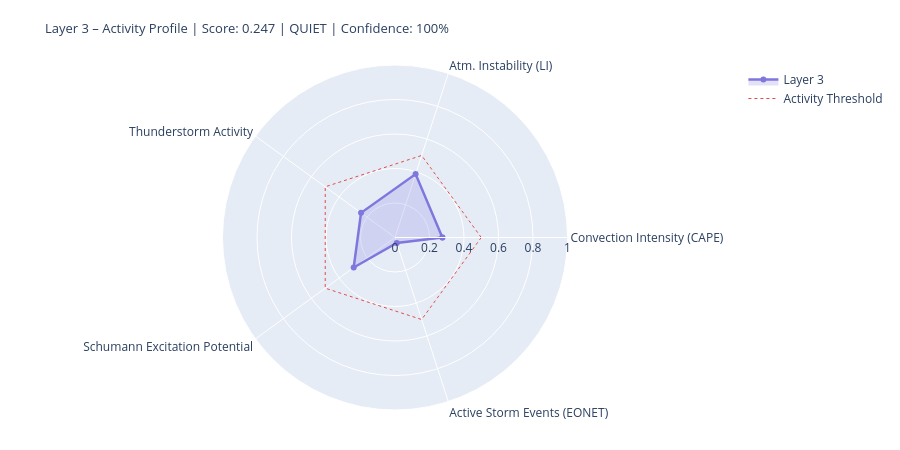

Notebook source saved alongside this figure:
### Markdown cell above
---
## 4. State Assessment & Handoff to Layer 4/5

### Code cell
# ============================================================
# LAYER-3-SCORE
# Five dynamic components
# ============================================================

def norm(v, lo, hi):
    if v is None or (isinstance(v, float) and math.isnan(v)): return None
    return round(max(0.0, min(1.0, (v - lo) / (hi - lo))), 4)

# --- 1) Convection intensity (global CAPE mean) ---
cape_mean = df_atm['cape'].dropna().mean() if not df_atm.empty else None
conv_score = norm(cape_mean, 0, 3000)
conv_src   = 'primary' if cape_mean is not None else 'missing'

# --- 2) Atmospheric instability (LI mean) ---
li_mean   = df_atm['li'].dropna().mean() if not df_atm.empty else None
# Negative LI = unstable → higher score
instab_score = norm(-li_mean if li_mean is not None else None, -6, 6)
instab_src   = 'primary' if li_mean is not None else 'missing'

# --- 3) Thunderstorm activity (mean thunder score + WMO count) ---
thunder_mean = df_atm['thunder_score'].mean() if not df_atm.empty else None
n_thunder    = int(df_atm['thunderstorm'].sum()) if not df_atm.empty else 0
thunder_score_val = norm(
    (thunder_mean or 0) * 0.7 + n_thunder * 0.1, 0, 1.0
) if thunder_mean is not None else None
thunder_src = 'primary'

# --- 4) Schumann excitation potential (weighted Schumann contribution) ---
schumann_pot = df_atm['schumann_contribution'].mean() if not df_atm.empty else None
# Boosted by Layer-2 thunderstorm trigger
if schumann_pot is not None and l2_thunder:
    schumann_pot = min(1.0, schumann_pot * 1.2)
schumann_score = norm(schumann_pot, 0, 1.0) if schumann_pot is not None else None
schumann_src   = 'derived'

# --- 5) Storm activity (NASA EONET) ---
# Distinction: None = data not loaded, 0.0 = loaded but no events
storm_score = None
storm_src   = 'missing'
if raw.get('storms') is not None:          # API reached successfully
    storm_score = norm(len(storm_events), 0, 30) if storm_events else 0.0
    storm_src   = 'primary'

# X-Ray and Kp: context only, not in dynamic score
# (X-Ray = Layer-0/4 driver; Kp = geomagnetic index, not a lightning proxy)
xray_context = None
if raw.get('xray'):
    df_xc = pd.DataFrame(raw['xray'])
    fc = next((c for c in df_xc.columns
               if any(k in c.lower() for k in ['flux','long']) and 'time' not in c.lower()),
              df_xc.columns[1])
    df_xc[fc] = pd.to_numeric(df_xc[fc], errors='coerce')
    xray_last = df_xc[fc].dropna().iloc[-1] if not df_xc[fc].dropna().empty else None
    if xray_last:
        xray_class = ('X' if xray_last>=1e-4 else 'M' if xray_last>=1e-5
                      else 'C' if xray_last>=1e-6 else 'B')
        xray_context = {'flux': float(xray_last), 'class': xray_class}
        print(f'X-Ray context: {xray_class}-class ({xray_last:.2e} W/m²)')

# --- Aggregate ---
COMPONENTS = {
    'Convection Intensity (CAPE)':  {'score': conv_score,       'source': conv_src,    'dynamic': True},
    'Atm. Instability (LI)':         {'score': instab_score,     'source': instab_src,  'dynamic': True},
    'Thunderstorm Activity':              {'score': thunder_score_val, 'source': thunder_src, 'dynamic': True},
    'Schumann Excitation Potential':   {'score': schumann_score,   'source': schumann_src,'dynamic': True},
    'Active Storm Events (EONET)': {'score': storm_score,      'source': storm_src,   'dynamic': True},
}

available   = {k: v['score'] for k, v in COMPONENTS.items() if v['score'] is not None}
unavailable = [k for k, v in COMPONENTS.items() if v['score'] is None]
layer3_score = round(sum(available.values()) / len(available), 4) if available else None
confidence   = round(len(available) / len(COMPONENTS), 2)
level = ('unknown' if layer3_score is None
         else 'quiet'   if layer3_score < 0.3
         else 'moderate' if layer3_score < 0.6
         else 'active')
dominant_l3 = max(available, key=available.get) if available else 'none'

# --- Ausgabe ---
W = 68
print('=' * W)
print('LAYER 3 – ATMOSPHERE / WEATHER / THUNDERSTORMS – STATE ASSESSMENT')
print('=' * W)
for name, comp in COMPONENTS.items():
    s = comp['score']
    if s is not None:
        bar = '█' * int(s * 20) + '░' * (20 - int(s * 20))
        print(f'  {name:<36} {bar}  {s:.3f}  [{comp["source"]}]')
    else:
        print(f'  {name:<36} {"─" * 20}  n/a   [missing]')
print('-' * W)
print(f'  Score:        {layer3_score:.3f}  ({len(available)}/{len(COMPONENTS)} components)')
print(f'  Confidence:   {confidence:.0%}')
print(f'  Level:        {level.upper()}')
print(f'  Dominant:     {dominant_l3}')
print(f'  CAPE mean:    {cape_mean:.0f} J/kg' if cape_mean else '  CAPE mean:    n/a')
print(f'  LI mean:      {li_mean:.1f} K' if li_mean is not None else '  LI mean:      n/a')
print(f'  Thunderstorms:{n_thunder} points (WMO)  +  {len(storm_events)} NASA EONET')
print('=' * W)

# Radar
cats   = list(available.keys())
vals_r = list(available.values())
if len(cats) >= 3:
    fig = go.Figure()
    fig.add_trace(go.Scatterpolar(
        r=vals_r + [vals_r[0]], theta=cats + [cats[0]],
        fill='toself', fillcolor='rgba(127,119,221,0.22)',
        line=dict(color='#7F77DD', width=2.5), name='Layer 3'
    ))
    fig.add_trace(go.Scatterpolar(
        r=[0.5] * (len(cats)+1), theta=cats + [cats[0]],
        line=dict(color='#E24B4A', dash='dot', width=1),
        mode='lines', name='Activity Threshold'
    ))
    fig.update_layout(
        title=dict(
            text=f'Layer 3 – Activity Profile | Score: {layer3_score:.3f} | {level.upper()} | Confidence: {confidence:.0%}',
            font=dict(size=13)
        ),
        polar=dict(radialaxis=dict(visible=True, range=[0, 1])),
        height=450, showlegend=True,
        margin=dict(l=60, r=60, t=65, b=40)
    )
    fig.show()

### Figure 1 — Plotly figure (JSON) as saved in the notebook; plotly's stock layout.template omitted (floating-point values rounded to 4 significant figures)
{"data": [{"fill": "toself", "fillcolor": "rgba(127,119,221,0.22)", "line": {"color": "#7F77DD", "width": 2.5}, "name": "Layer 3", "r": [0.2747, 0.3867, 0.2433, 0.296, 0.0333, 0.2747], "theta": ["Convection Intensity (CAPE)", "Atm. Instability (LI)", "Thunderstorm Activity", "Schumann Excitation Potential", "Active Storm Events (EONET)", "Convection Intensity (CAPE)"], "type": "scatterpolar"}, {"line": {"color": "#E24B4A", "dash": "dot", "width": 1}, "mode": "lines", "name": "Activity Threshold", "r": [0.5, 0.5, 0.5, 0.5, 0.5, 0.5], "theta": ["Convection Intensity (CAPE)", "Atm. Instability (LI)", "Thunderstorm Activity", "Schumann Excitation Potential", "Active Storm Events (EONET)", "Convection Intensity (CAPE)"], "type": "scatterpolar"}], "layout": {"height": 450, "margin": {"b": 40, "l": 60, "r": 60, "t": 65}, "polar": {"radialaxis": {"range": [0, 1], "visible": true}}, "showlegend": true, "title": {"font": {"size": 13}, "text": "Layer 3 – Activity Profile | Score: 0.247 | QUIET | Confidence: 100%"}}}
